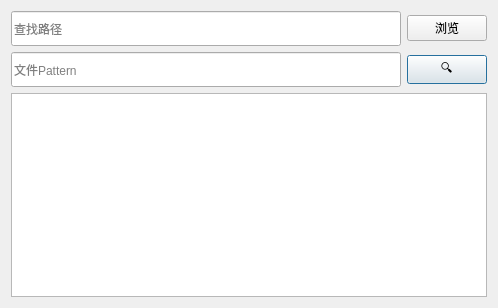
<?xml version="1.0" encoding="UTF-8"?>
<ui version="4.0">
 <class>Dialog</class>
 <widget class="QDialog" name="Dialog">
  <property name="geometry">
   <rect>
    <x>0</x>
    <y>0</y>
    <width>498</width>
    <height>308</height>
   </rect>
  </property>
  <property name="windowTitle">
   <string>Everything</string>
  </property>
  <layout class="QVBoxLayout" name="verticalLayout">
   <item>
    <layout class="QGridLayout" name="gridLayout">
     <item row="3" column="1">
      <widget class="QPushButton" name="pushButton_find">
       <property name="minimumSize">
        <size>
         <width>0</width>
         <height>5</height>
        </size>
       </property>
       <property name="text">
        <string>🔍</string>
       </property>
       <property name="flat">
        <bool>false</bool>
       </property>
      </widget>
     </item>
     <item row="4" column="0" colspan="2">
      <widget class="QListWidget" name="listWidget_result"/>
     </item>
     <item row="1" column="1">
      <widget class="QPushButton" name="pushButton_select">
       <property name="minimumSize">
        <size>
         <width>0</width>
         <height>5</height>
        </size>
       </property>
       <property name="text">
        <string>浏览</string>
       </property>
      </widget>
     </item>
     <item row="1" column="0">
      <widget class="QLineEdit" name="lineEdit_dir">
       <property name="minimumSize">
        <size>
         <width>250</width>
         <height>35</height>
        </size>
       </property>
       <property name="maximumSize">
        <size>
         <width>16777215</width>
         <height>35</height>
        </size>
       </property>
       <property name="placeholderText">
        <string>查找路径</string>
       </property>
      </widget>
     </item>
     <item row="3" column="0">
      <widget class="QLineEdit" name="lineEdit_filePattern">
       <property name="minimumSize">
        <size>
         <width>0</width>
         <height>35</height>
        </size>
       </property>
       <property name="maximumSize">
        <size>
         <width>16777215</width>
         <height>35</height>
        </size>
       </property>
       <property name="placeholderText">
        <string>文件Pattern</string>
       </property>
      </widget>
     </item>
    </layout>
   </item>
  </layout>
 </widget>
 <resources/>
 <connections/>
</ui>
